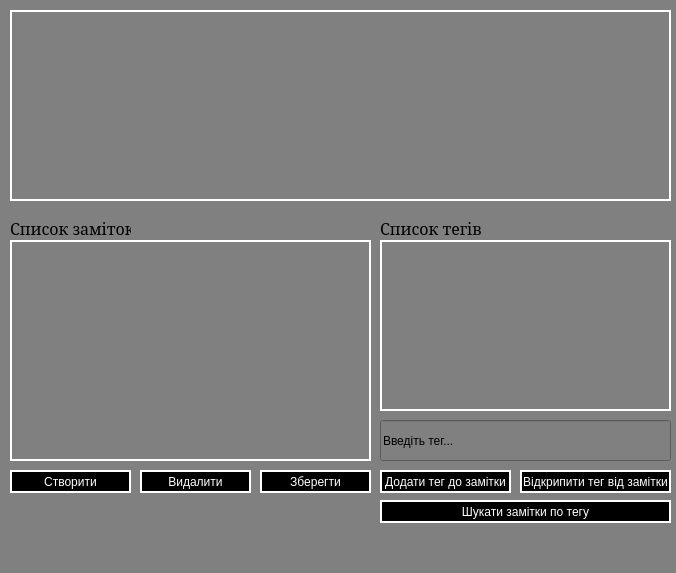
<?xml version="1.0" encoding="UTF-8"?>
<ui version="4.0">
 <class>MainWindow</class>
 <widget class="QMainWindow" name="MainWindow">
  <property name="geometry">
   <rect>
    <x>0</x>
    <y>0</y>
    <width>676</width>
    <height>573</height>
   </rect>
  </property>
  <property name="windowTitle">
   <string>MainWindow</string>
  </property>
  <property name="styleSheet">
   <string notr="true">background: gray</string>
  </property>
  <widget class="QWidget" name="centralwidget">
   <widget class="QTextEdit" name="textEdit">
    <property name="geometry">
     <rect>
      <x>10</x>
      <y>10</y>
      <width>661</width>
      <height>191</height>
     </rect>
    </property>
    <property name="styleSheet">
     <string notr="true">font: 10pt &quot;MS Serif&quot;;
border: 2px solid white;</string>
    </property>
   </widget>
   <widget class="QListWidget" name="listWidget">
    <property name="geometry">
     <rect>
      <x>10</x>
      <y>240</y>
      <width>361</width>
      <height>221</height>
     </rect>
    </property>
    <property name="styleSheet">
     <string notr="true">font: 10pt &quot;MS Serif&quot;;
border: 2px solid white;</string>
    </property>
   </widget>
   <widget class="QListWidget" name="listWidget_2">
    <property name="geometry">
     <rect>
      <x>380</x>
      <y>240</y>
      <width>291</width>
      <height>171</height>
     </rect>
    </property>
    <property name="styleSheet">
     <string notr="true">font: 10pt &quot;MS Serif&quot;;
border: 2px solid white;</string>
    </property>
   </widget>
   <widget class="QPushButton" name="pushButton">
    <property name="geometry">
     <rect>
      <x>10</x>
      <y>470</y>
      <width>121</width>
      <height>23</height>
     </rect>
    </property>
    <property name="styleSheet">
     <string notr="true">font: 10pt &quot;MS Serif&quot;;
background: black;
color: white;
border: 2px solid white;</string>
    </property>
    <property name="text">
     <string>Створити</string>
    </property>
   </widget>
   <widget class="QPushButton" name="pushButton_2">
    <property name="geometry">
     <rect>
      <x>140</x>
      <y>470</y>
      <width>111</width>
      <height>23</height>
     </rect>
    </property>
    <property name="styleSheet">
     <string notr="true">font: 10pt &quot;MS Serif&quot;;
border: 2px solid white;
background: black;
color: white;</string>
    </property>
    <property name="text">
     <string>Видалити</string>
    </property>
   </widget>
   <widget class="QPushButton" name="pushButton_3">
    <property name="geometry">
     <rect>
      <x>260</x>
      <y>470</y>
      <width>111</width>
      <height>23</height>
     </rect>
    </property>
    <property name="styleSheet">
     <string notr="true">font: 10pt &quot;MS Serif&quot;;
background: black;
color: white;
border: 2px solid white;</string>
    </property>
    <property name="text">
     <string>Зберегти</string>
    </property>
   </widget>
   <widget class="QLineEdit" name="lineEdit">
    <property name="geometry">
     <rect>
      <x>380</x>
      <y>420</y>
      <width>291</width>
      <height>41</height>
     </rect>
    </property>
    <property name="styleSheet">
     <string notr="true">font: 12pt &quot;MS Serif&quot;;</string>
    </property>
    <property name="text">
     <string>Введіть тег...</string>
    </property>
   </widget>
   <widget class="QPushButton" name="pushButton_4">
    <property name="geometry">
     <rect>
      <x>380</x>
      <y>470</y>
      <width>131</width>
      <height>23</height>
     </rect>
    </property>
    <property name="styleSheet">
     <string notr="true">font: 10pt &quot;MS Serif&quot;;
background: black;
color: white;
border: 2px solid white;</string>
    </property>
    <property name="text">
     <string>Додати тег до замітки</string>
    </property>
   </widget>
   <widget class="QPushButton" name="pushButton_5">
    <property name="geometry">
     <rect>
      <x>520</x>
      <y>470</y>
      <width>151</width>
      <height>23</height>
     </rect>
    </property>
    <property name="styleSheet">
     <string notr="true">font: 10pt &quot;MS Serif&quot;;
background: black;
color: white;
border: 2px solid white;</string>
    </property>
    <property name="text">
     <string>Відкрипити тег від замітки</string>
    </property>
   </widget>
   <widget class="QPushButton" name="pushButton_6">
    <property name="geometry">
     <rect>
      <x>380</x>
      <y>500</y>
      <width>291</width>
      <height>23</height>
     </rect>
    </property>
    <property name="styleSheet">
     <string notr="true">font: 10pt &quot;MS Serif&quot;;
background: black;
color: white;
border: 2px solid white;</string>
    </property>
    <property name="text">
     <string>Шукати замітки по тегу</string>
    </property>
   </widget>
   <widget class="QLabel" name="label">
    <property name="geometry">
     <rect>
      <x>10</x>
      <y>220</y>
      <width>121</width>
      <height>16</height>
     </rect>
    </property>
    <property name="font">
     <font>
      <family>MS Serif</family>
      <pointsize>12</pointsize>
      <weight>50</weight>
      <italic>false</italic>
      <bold>false</bold>
     </font>
    </property>
    <property name="styleSheet">
     <string notr="true">font: 12pt &quot;MS Serif&quot;;</string>
    </property>
    <property name="text">
     <string>Список заміток</string>
    </property>
   </widget>
   <widget class="QLabel" name="label_2">
    <property name="geometry">
     <rect>
      <x>380</x>
      <y>220</y>
      <width>101</width>
      <height>16</height>
     </rect>
    </property>
    <property name="font">
     <font>
      <family>MS Serif</family>
      <pointsize>12</pointsize>
      <weight>50</weight>
      <italic>false</italic>
      <bold>false</bold>
     </font>
    </property>
    <property name="styleSheet">
     <string notr="true">font: 12pt &quot;MS Serif&quot;;</string>
    </property>
    <property name="text">
     <string>Список тегів</string>
    </property>
   </widget>
  </widget>
  <widget class="QMenuBar" name="menubar">
   <property name="geometry">
    <rect>
     <x>0</x>
     <y>0</y>
     <width>676</width>
     <height>21</height>
    </rect>
   </property>
  </widget>
  <widget class="QStatusBar" name="statusbar"/>
 </widget>
 <resources/>
 <connections/>
</ui>
